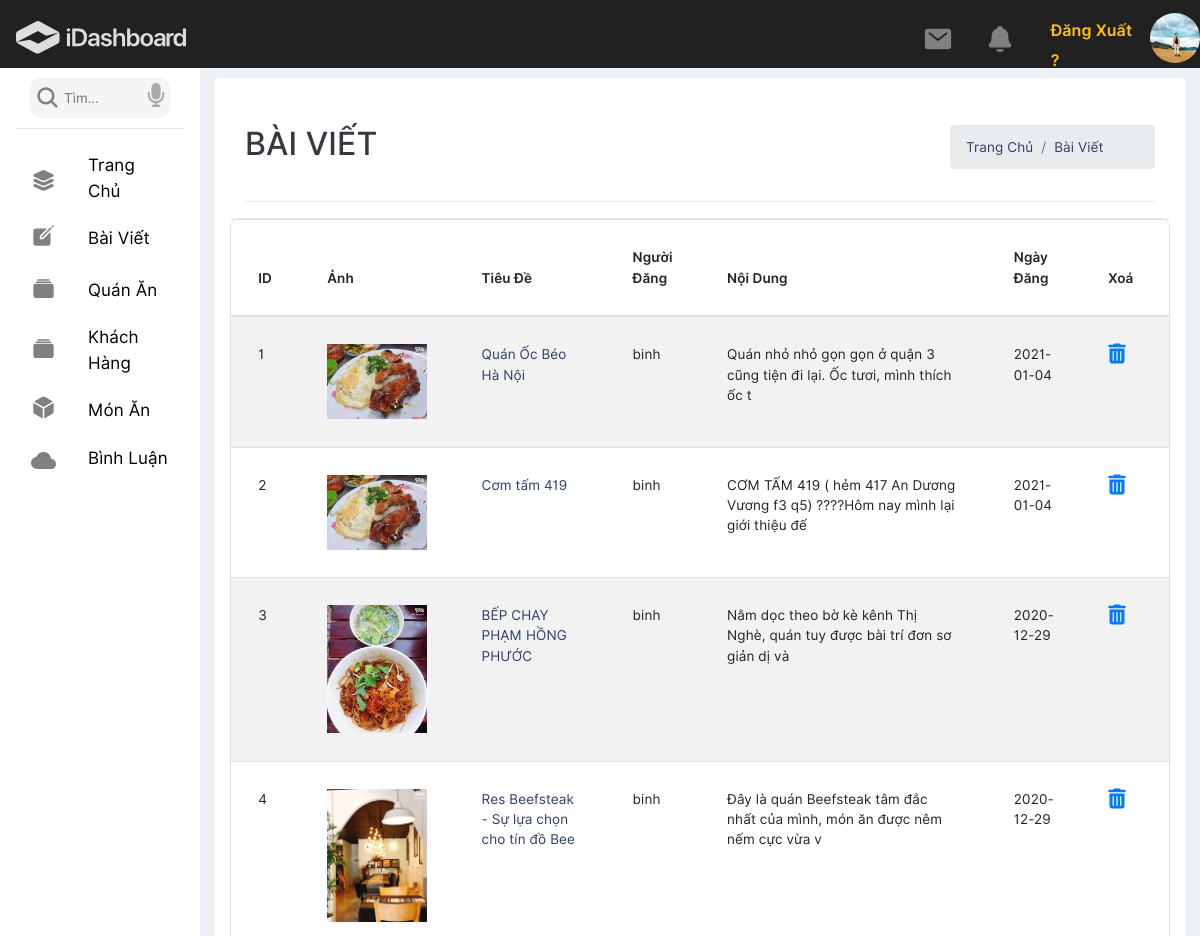
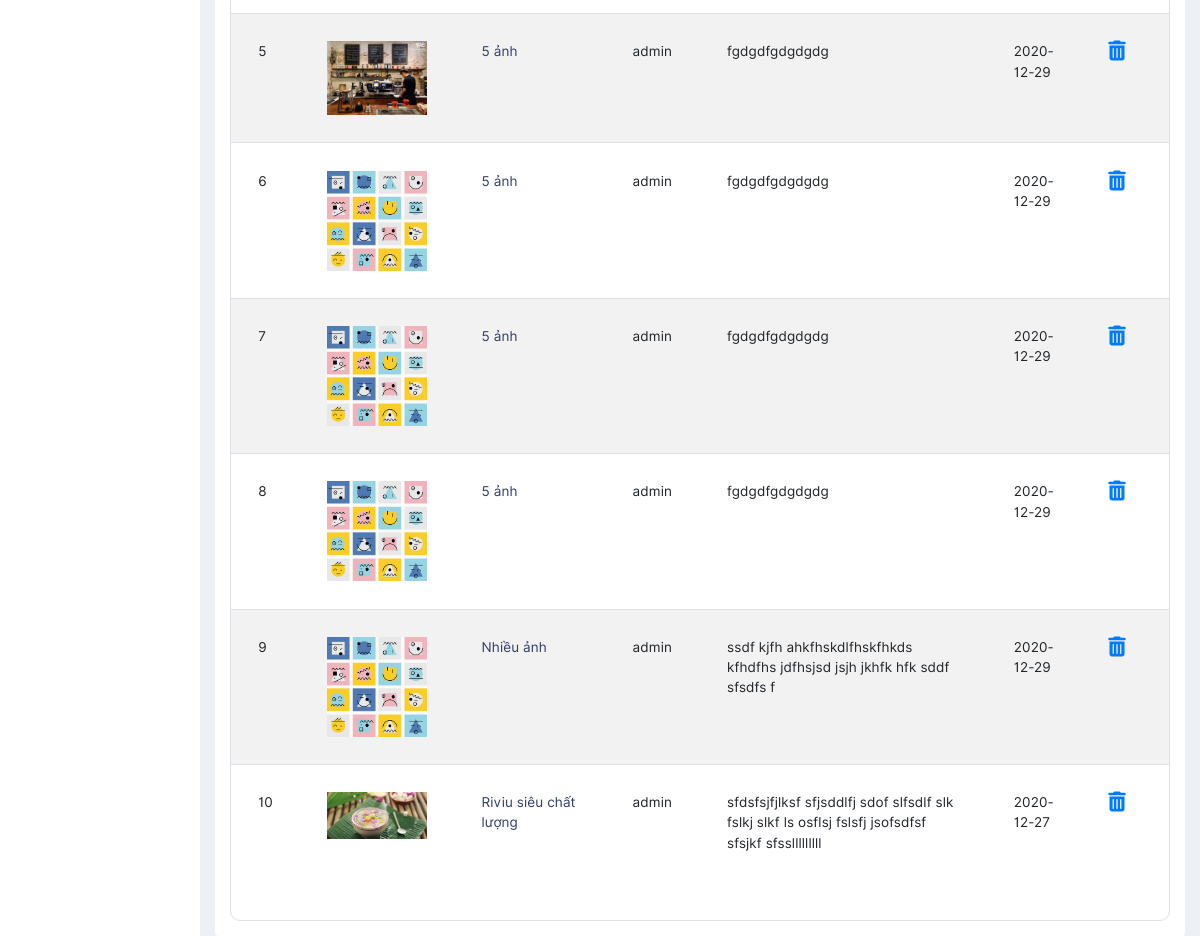
The app's page /admin/index.php?ctrl=baiviet&act=index (signed in) with its own data (2 pictures, top to bottom).
### tables this page shows
CREATE TABLE `baiviet` (
  `id` int(11) NOT NULL,
  `tieude` varchar(50) NOT NULL,
  `noidung` text NOT NULL,
  `idquan` int(11) NOT NULL,
  `idhashtag` text NOT NULL,
  `sao` int(11) NOT NULL,
  `img` text DEFAULT NULL,
  `iduser` int(11) NOT NULL,
  `ngaydang` date NOT NULL DEFAULT current_timestamp(),
  `idmonan` int(11) NOT NULL
);

CREATE TABLE `taikhoan` (
  `id` int(11) NOT NULL,
  `name` varchar(50) NOT NULL,
  `password` varchar(255) NOT NULL,
  `role` tinyint(1) NOT NULL DEFAULT 0,
  `avatar` char(50) NOT NULL DEFAULT 'avatar_default.png',
  `email` varchar(255) DEFAULT NULL,
  `tenkh` varchar(255) NOT NULL
);

### system/conn.php (called while the page is built, shortened)
<?php
function ketnoidb()
{
    try {
        $ConnectionOption = array
            (
                PDO::MYSQL_ATTR_INIT_COMMAND => "SET NAMES 'utf8'",
                PDO::ATTR_ERRMODE => PDO::ERRMODE_EXCEPTION,
            );
        $conn = new PDO ('mysql:host='.HOST_DB.';dbname='.NAME_DB.';charset=utf8', USER_DB, PASS_DB, $ConnectionOption);
        $conn->setAttribute(PDO::ATTR_ERRMODE, PDO::ERRMODE_EXCEPTION);
        return $conn;
    } catch(PDOException $e) {
      echo "Lỗi Kết Nối database: " . $e->getMessage();
    }
}
function result1($fe,$sql){
    $sqlValue = array_slice(func_get_args(),2);
    try {
        $conn = ketnoidb();
        $stmt = $conn->prepare($sql);
        $stmt->execute($sqlValue);
        if($fe===0)return $stmt->fetchAll();elseif($fe===1)return $stmt->fetch(PDO::FETCH_ASSOC);
    } catch (PDOException $e) {
        echo "Lỗi: " . $e->getMessage();
    }
    finally{
        unset($conn);
    }
}
?>

### admin/models/baiviet.php (called while the page is built, shortened)
<?php
    function showAllBlog() {
        $sql = "select * from baiviet order by id desc";
        return result1(0,$sql);
    }
?>

### admin/models/khachhang.php (called while the page is built, shortened)
<?php
function showTenKh($id){
    $sql ="select * from taikhoan where id= ?";
    return result1(1,$sql,$id)['name'];
}

### admin/views/baivietindex.php (the view)
<div class="col-lg-10">
    <div class="l-box-white">
        <div class="container-fluid">
            <div class="row d-flex justify-content-between mt-3">
                <div class="col-lg-4 text-dark mt-3">
                    <h2>BÀI VIẾT</h2>
                </div>
                <div class="col-lg-3 mt-3">
                    <nav aria-label="breadcrumb ">
                        <ol class="breadcrumb">
                            <li class="breadcrumb-item"><a href="#">Trang Chủ</a></li>
                            <li class="breadcrumb-item"><a href="#">Bài Viết</a></li>
                        </ol>
                    </nav>
                </div>
            </div>
            <hr>
            <div class="row mt-3">
                <div class="col-lg-12 bg-white pb-4 border">
                    <div class="row d-flex justify-content-center">
                        <table class="table table-striped table-inverse table-responsive">
                            <thead class="thead-inverse">
                                <tr>
                                    <th>ID</th>
                                    <th width="100">Ảnh</th>
                                    <th width="200">Tiêu Đề</th>
                                    <th>Người Đăng</th>
                                    <th width="450">Nội Dung</th>
                                    <th >Ngày Đăng</th>
                                    <th>Xoá</th>
                                </tr>
                            </thead>
                            <tbody >
                                <?php
                                    $stt = 0;
                                foreach ($showAllBlog as $motbl) {
                                    $id = $motbl['id'];
                                    $stt++;
                                    $img = PATH_IMG_ADMIN.explode(",",$motbl['img'])[0];
                                    $tieuDe = $motbl['tieude'];
                                    $noiDung = $motbl['noidung'];
                                    $nguoiDang = showTenKh($motbl['iduser']);
                                    $ngayDang = $motbl['ngaydang'];
                                    $linkdel = "index.php?ctrl=baiviet&act=del&iddel=".$id;
                                ?>
                                <tr>
                                    <td><?=$stt?></td>
                                    <td width="100"><img width="100" src="<?=$img?>"></td>
                                    <td class="ten" width="200"><a href="<?=$linkedit?>"><?=substr($tieuDe,0,52)?></a> </td>
                                    <td><?=$nguoiDang?></td>
                                    <td class="noidung"> <?=substr($noiDung,0,100)?></td>
                                    <td ><?=$ngayDang?></td>
                                    <td>
                                        <a onclick="checkDelete('<?php echo $linkdel; ?>')"><i class="fa fa-trash mr-3" ></i></a>
                                    </td>
                                </tr>
                                <?php }?>
                            </tbody>
                        </table>
                    </div>
                </div>
            </div>
        </div>
    </div>
</div>

### admin/views/css/style.css (style rules this page uses)
a, a:hover, a:active { text-decoration: none !important; color: #303e67; }
body { margin: 0; overflow-x: hidden !important; font-size: .845rem; background-color: #edf0f5; color: rgba(0, 0, 0, 0.95); min-height: 100vh; letter-spacing: 0.1px; line-height: 1.5; font-family: "Inter", sans-serif; }
.bg-white { background-color: white; }
.border { border-radius: 10px; }
ul, li { list-style: none; padding: 0; margin: 0; }
tr td .fa-trash, tr td .fa-edit { font-size: 20px !important; color: #007bff; }
.table td, .table th { padding: 1.7rem; }
.l-box-white { background: white; border-radius: 4px; margin-top: 10px; padding: 15px 15px; }

### records on screen
baiviet: tieude "Quán Ốc Béo Hà Nội", iduser.name "binh", noidung "Quán nhỏ nhỏ gọn gọn ở quận 3 cũng tiện đi lại. Ốc tươi, mình thích ốc t", ngaydang "2021-01-04"
baiviet: tieude "Cơm tấm 419", iduser.name "binh", noidung "CƠM TẤM 419 ( hẻm 417 An Dương Vương f3 q5) ????Hôm nay mình lại giới thiệu đế", ngaydang "2021-01-04"
baiviet: shows a picture, tieude "BẾP CHAY PHẠM HỒNG PHƯỚC", iduser.name "binh", noidung "Nằm dọc theo bờ kè kênh Thị Nghè, quán tuy được bài trí đơn sơ giản dị và", ngaydang "2020-12-29"
baiviet: shows a picture, tieude "Res Beefsteak - Sự lựa chọn cho tín đồ Bee", iduser.name "binh", noidung "Đây là quán Beefsteak tâm đắc nhất của mình, món ăn được nêm nếm cực vừa v", ngaydang "2020-12-29"
baiviet: shows a picture, tieude "5 ảnh", iduser.name "admin", noidung "fgdgdfgdgdgdg", ngaydang "2020-12-29"
baiviet: tieude "5 ảnh", iduser.name "admin", noidung "fgdgdfgdgdgdg", ngaydang "2020-12-29"
baiviet: tieude "5 ảnh", iduser.name "admin", noidung "fgdgdfgdgdgdg", ngaydang "2020-12-29"
baiviet: tieude "5 ảnh", iduser.name "admin", noidung "fgdgdfgdgdgdg", ngaydang "2020-12-29"
baiviet: tieude "Nhiều ảnh", iduser.name "admin", noidung "ssdf kjfh ahkfhskdlfhskfhkds kfhdfhs jdfhsjsd jsjh jkhfk hfk sddf sfsdfs f", ngaydang "2020-12-29"
baiviet: img (picture), tieude "Riviu siêu chất lượng", iduser.name "admin", noidung "sfdsfsjfjlksf sfjsddlfj sdof slfsdlf slk fslkj slkf ls osflsj fslsfj jsofsdfsf sfsjkf sfsslllllllll", ngaydang "2020-12-27"
